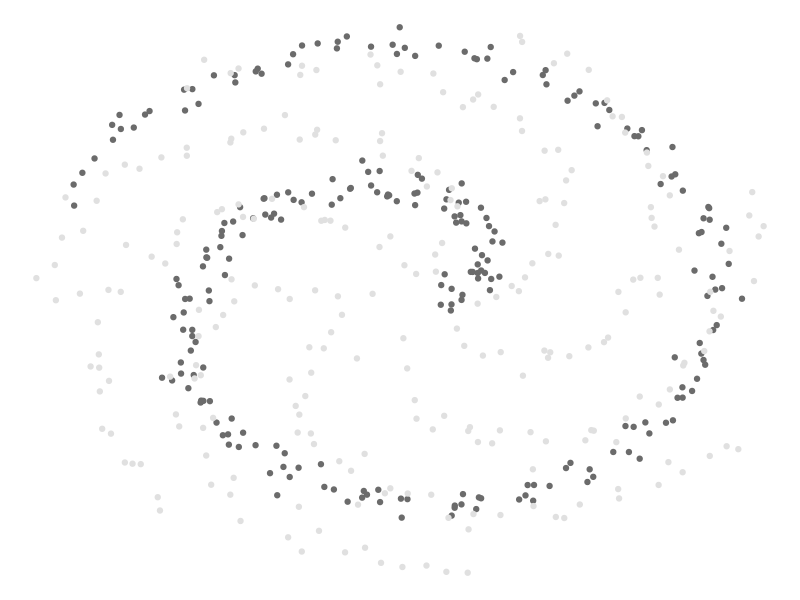

Write the R code that produced this figure. (Note: this script raises an error after producing the figure.)
## ---- chunk 1
golden_ratio <- ( sqrt(5) + 1 ) / 2
fibonacci_angle <- 80 / ( golden_ratio ^ 3 )

n <- seq(250)

x1     <- sqrt(n) * cos(fibonacci_angle * n) + rnorm(n, 0, .5)
x2     <- sqrt(n) * sin(fibonacci_angle * n) + rnorm(n, 0, .5)

fibonacci_angle <- 270 / ( golden_ratio ^ 3 )
x1     <- c(x1, sqrt(n) * cos(fibonacci_angle * n) + rnorm(n, 0, .5) )
x2     <- c(x2, sqrt(n) * sin(fibonacci_angle * n) + rnorm(n, 0, .5) )

class <- rep(c('FALSE', 'TRUE'), each = length(n))
df    <- data.frame(x1, x2, class)
## ---- chunk 2
library(ggplot2)
ggplot(df) + geom_point(aes(x1, x2, color = class)) + scale_colour_manual(values=c('gray42', 'gray88')) + 
  theme_void() + theme(legend.position = '')
## ---- chunk 3
# logistic regression
log_reg <- glm(class ~ x1 + x2, family = binomial(link = 'logit'), data = df)

# new data
grid <- expand.grid(x1 = seq(min(df$x1) - 1,
                             max(df$x1) + 1,
                             by = .25),
                    x2 = seq(min(df$x2) - 1,
                             max(df$x2) + 1,
                             by = .25))

# predict class across grid
pred       <- predict.glm(log_reg, newdata = grid)
invlogit   <- function(x) exp(x) / (1 + exp(x) )
grid$class <- invlogit(pred) > 0.5
## ---- chunk 4
ggplot() + 
  geom_point(grid, mapping = aes(x1, x2, color = class), size = .1, alpha = .3) + 
  geom_point(df, mapping = aes(x1, x2, color = class)) + 
  scale_colour_manual(values=c('gray42', 'gray88')) + 
  theme_void() + theme(legend.position = '')
## ---- chunk 5
feedforward <- 
  function(x, w1, w2) {
    z1 <- cbind(1, x) %*% w1
    h  <- sigmoid(z1)
    z2 <- cbind(1, h) %*% w2
  
    return( list(output = sigmoid(z2), h = h) )
}
## ---- chunk 6
sigmoid <- function(x) 1 / (1 + exp(-x))
## ---- chunk 7
backpropagate <- 
  function(x, y, y_hat, w1, w2, h, learn_rate) {
    dw2 <- t(cbind(1, h)) %*% (y_hat - y)
    dh  <- (y_hat - y) %*% t(w2[-1, , drop = FALSE])
    dw1 <- t(cbind(1, x)) %*% (h * (1 - h) * dh)
  
    w1 <- w1 - learn_rate * dw1
    w2 <- w2 - learn_rate * dw2
  
    return( list(w1 = w1, w2 = w2) )
}
## ---- chunk 8
train <- 
  function(x, y, hidden = 5, learn_rate = 1e-2, iterations = 1e4) {
    d  <- ncol(x) + 1
    w1 <- matrix(rnorm(d * hidden), d, hidden)
    w2 <- as.matrix(rnorm(hidden + 1))
    for (i in 1:iterations) {
      ff <- feedforward(x, w1, w2)
      bp <- backpropagate(x, y,
                          y_hat = ff$output,
                          w1, w2,
                          h = ff$h,
                          learn_rate = learn_rate)
    w1 <- bp$w1
    w2 <- bp$w2
  }
  return( list(output = ff$output, w1 = w1, w2 = w2) )
}
## ---- chunk 9
x        <- data.matrix(df[, c('x1', 'x2')])
y        <- df$class == 'TRUE'
nnet5    <- train(x, y, hidden = 5, iterations = 1e5)
acc_net5 <- mean((nnet5$output > .5) == y)
## ---- chunk 10
ff_grid <- feedforward(x = data.matrix(grid[, c('x1', 'x2')]),
                       w1 = nnet5$w1,
                       w2 = nnet5$w2)
grid$class <- factor((ff_grid$output > .5) * 1,
                     levels = c(0, 1),
                     labels = levels(df$class))
## ---- chunk 11
ggplot() + 
  geom_point(grid, mapping = aes(x1, x2, color = class), size = .1, alpha = .3) + 
  geom_point(df, mapping = aes(x1, x2, color = class)) + 
  scale_colour_manual(values=c('gray42', 'gray88')) + 
  theme_void() + theme(legend.position = '')
## ---- chunk 12
nnet30 <- train(x, y, hidden = 30, iterations = 1e5)
acc_net30 <- mean((nnet30$output > .5) == y)
## ---- chunk 13
ff_grid <- feedforward(x = data.matrix(grid[, c('x1', 'x2')]),
                       w1 = nnet30$w1,
                       w2 = nnet30$w2)
grid$class <- factor((ff_grid$output > .5) * 1,
                     levels = c(0, 1),
                     labels = levels(df$class))
## ---- chunk 14
ggplot() + 
  geom_point(grid, mapping = aes(x1, x2, color = class), size = .1, alpha = .3) + 
  geom_point(df, mapping = aes(x1, x2, color = class)) + 
  scale_colour_manual(values=c('gray42', 'gray88')) + 
  theme_void() + theme(legend.position = '')
